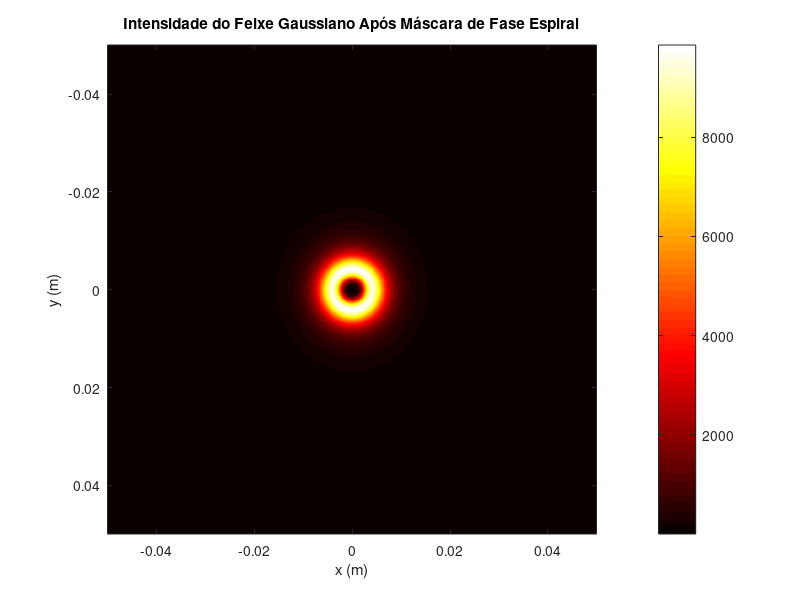

The MATLAB source for this figure:
% Parâmetros do feixe Gaussiano
lambda = 1555.8e-9; % comprimento de onda do laser em metros
w0 = 1e-3; % raio da cintura do feixe Gaussiano em metros
z = 1; % distância de propagação em metros

% Parâmetros da grade
N = 1024; % número de pontos na grade
L = 10e-2; % tamanho da grade em metros
dx = L/N; % espaçamento da grade
x = -L/2:dx:L/2-dx; % coordenadas x
y = x; % coordenadas y
[X, Y] = meshgrid(x, y);

% Campo Gaussiano
r = sqrt(X.^2 + Y.^2);
U0 = exp(-(r/w0).^2);

% Máscara de fase espiral (OAM de 1)
l = 2; % ordem do OAM
phi = atan2(Y, X); % ângulo azimutal
spiral_phase_mask = exp(1i * l * phi);

% Aplicação da máscara de fase ao campo Gaussiano
U = U0 .* spiral_phase_mask.*exp(1i*lambda/(2*pi)*z);

% Simulação de propagação
U_prop = fftshift(fft2(fftshift(U)));

% Intensidade resultante
I = abs(U_prop).^2;

% Visualização
figure;
imagesc(x, y, I);
colormap('hot');
colorbar;
title('Intensidade do Feixe Gaussiano Após Máscara de Fase Espiral');
xlabel('x (m)');
ylabel('y (m)');
axis square;
